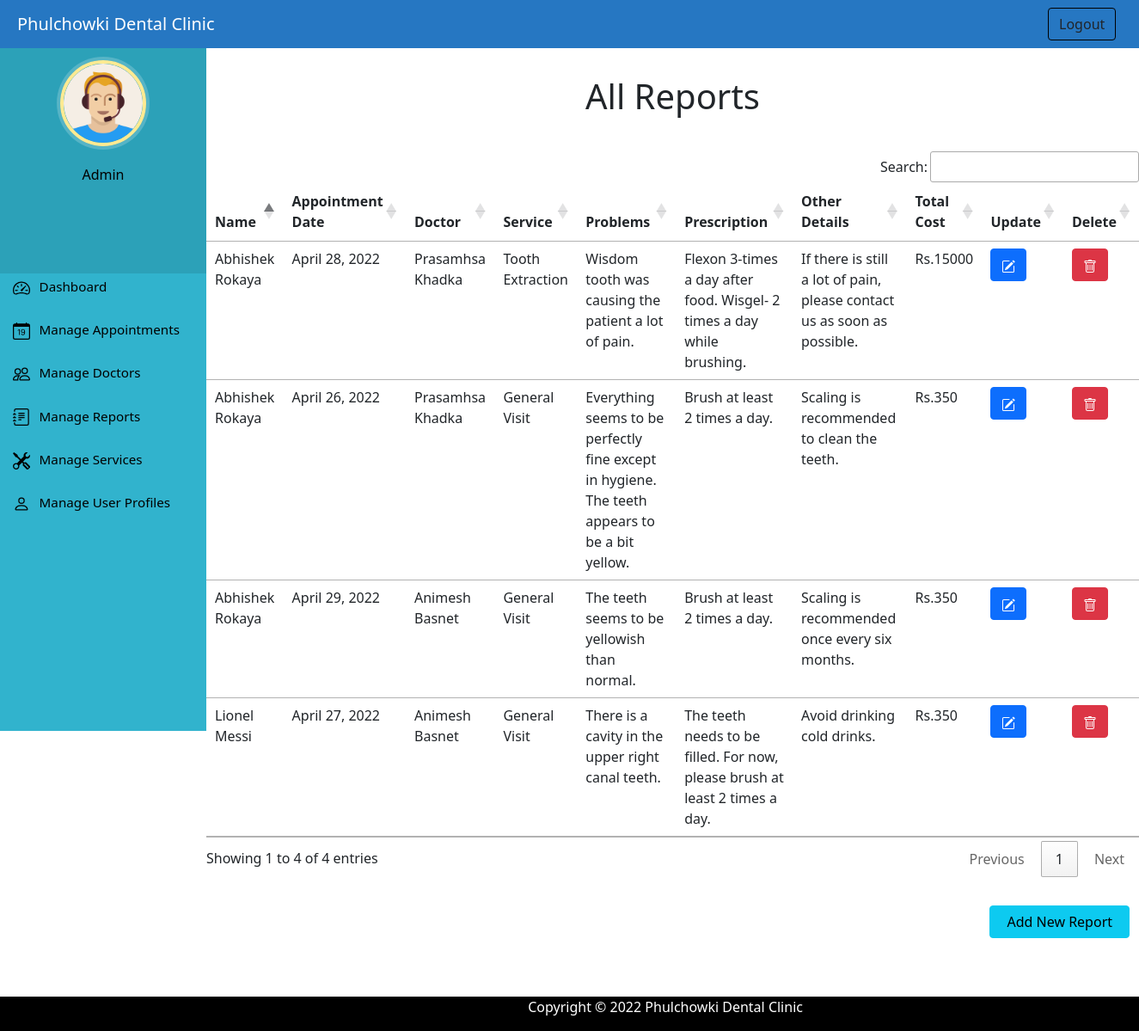
/admin_view_reports (signed in), run on the app's committed database.
### home/models.py (models this page shows, shortened)
class Report(models.Model):
    appointment = models.OneToOneField(Appointment, unique=True, blank=False, null=False, on_delete=models.CASCADE)
    problems = models.TextField()
    prescription = models.TextField()
    other_details = models.TextField()

class Appointment(models.Model):
    patientUser = models.ForeignKey(PatientUser, blank=False, null=False, on_delete=models.CASCADE)
    doctor = models.ForeignKey(Doctor, blank=False, null=False, on_delete=models.CASCADE)
    service = models.ForeignKey(Service, blank=False, null=False, on_delete=models.CASCADE)
    date = models.DateField()
    time = models.TimeField()
    description = models.TextField()
    status = models.IntegerField('Status', default=0)

class PatientUser(models.Model):
    user=models.OneToOneField(User, null=True, blank=False,on_delete=models.CASCADE)
    date_of_birth = models.DateField()
    phone_number = models.CharField(max_length=15)
    address = models.CharField(max_length=50)
    profile_picture = models.ImageField(upload_to='profile_pic/user_profile_pic/', default='img/defaultuser.png')
    def __str__(self):
        return self.user.first_name+" "+self.user.last_name

class Doctor(models.Model):
    full_name = models.CharField(max_length=100)
    qualification = models.CharField(max_length=50)
    date_of_birth = models.DateField()
    email = models.EmailField(max_length=100)
    phone_number = models.CharField(max_length=15)
    address = models.CharField(max_length=50)
    profile_picture = models.ImageField(upload_to='profile_pic/doctor_profile_pic/',null=True,blank=True)
    experience = models.CharField(max_length=10, default="1 year")
    def __str__(self):
        return self.full_name

class Service(models.Model):
    service_name = models.CharField('Service',max_length=50)
    cost = models.IntegerField()
    description = models.TextField()
    def __str__(self):
        return self.service_name

### home/views.py (the view)
# urls.py: path('admin_view_reports', views.admin_view_reports,name='admin_view_reports'),
@login_required(login_url='/adminlogin')
@user_passes_test(is_admin)
def admin_view_reports(request):
    reports = Report.objects.all
    return render(request,'admin_view_reports.html', {'reports':reports})

### home/views.py (called while the page is built)
def is_admin(user):
    return user.groups.filter(name='ADMIN').exists()

### templates/admin_view_reports.html (shortened to what this page needs)
{% extends 'adminbase.html' %}
{% load static %}
{% block content %}
<h1 class="text-center" style="margin-top: 40px;">All Reports</h1>
<div style="margin-top: 40px;">
    <div class="panel panel-primary">
      <table id="example" class="table table-hover">
        <thead>
          <tr>
            <th>Name</th>
            <th>Appointment Date</th>
            <th>Doctor</th>
            <th>Service</th>
            <th>Problems</th>
            <th>Prescription</th>
            <th>Other Details</th>
            <th>Total Cost</th>
            <th>Update</th>
            <th>Delete</th>
          </tr>
        </thead>
        <tbody>
        {% for r in reports %}
        <tr>
          <td> {{r.appointment.patientUser}}</td>
          <td>{{r.appointment.date}}</td>
          <td>{{r.appointment.doctor}}</td>
          <td>{{r.appointment.service}}</td>
          <td>{{r.problems}}</td>
          <td>{{r.prescription}}</td>
          <td>{{r.other_details}}</td>
          <td>Rs.{{r.appointment.service.cost}}</td>
          <td><a class="btn btn-primary btn-xs"  href="{% url 'update_report' r.id  %}"></a></td>
          <td><a class="btn btn-danger btn-xs" onclick="return confirm('Are you sure you want to delete this Report?')" href="{% url 'delete_report' r.id  %}"></a></td>
        </tr>
        {% endfor %}
      </table>
    </div>
    <a type="button" class="btn btn-info" href="/admin_add_reports" style="margin-left: 84%; margin-bottom: 10%; margin-top: 3%; width:15%;">Add New Report</a>
  </div>
{% endblock content %}

### static/css/dashboardstyle.css (style rules this page uses)
a:link { text-decoration: none; }
a { color: white; }
body { padding-left: 240px; color: black; }

### data on the page
Report: appointment.patientUser "Abhishek Rokaya", appointment "April 28, 2022", appointment.doctor "Prasamhsa Khadka", appointment.service "Tooth Extraction", problems "Wisdom tooth was causing the patient a lot of pain.", prescription "Flexon 3-times a day after food. Wisgel- 2 times a day while brushing.", other_details "If there is still a lot of pain, please contact us as soon as possible.", appointment.service.cost "15000"
Report: appointment.patientUser "Abhishek Rokaya", appointment "April 26, 2022", appointment.doctor "Prasamhsa Khadka", appointment.service "General Visit", problems "Everything seems to be perfectly fine except in hygiene. The teeth appears to be a bit yellow.", prescription "Brush at least 2 times a day.", other_details "Scaling is recommended to clean the teeth.", appointment.service.cost "350"
Report: appointment.patientUser "Lionel Messi", appointment "April 27, 2022", appointment.doctor "Animesh Basnet", appointment.service "General Visit", problems "There is a cavity in the upper right canal teeth.", prescription "The teeth needs to be filled. For now, please brush at least 2 times a day.", other_details "Avoid drinking cold drinks.", appointment.service.cost "350"
Report: appointment.patientUser "Abhishek Rokaya", appointment "April 29, 2022", appointment.doctor "Animesh Basnet", appointment.service "General Visit", problems "The teeth seems to be yellowish than normal.", prescription "Brush at least 2 times a day.", other_details "Scaling is recommended once every six months.", appointment.service.cost "350"
